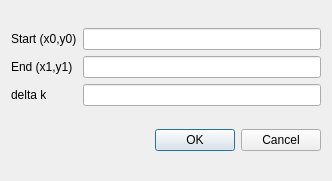
<?xml version="1.0" encoding="UTF-8"?>
<ui version="4.0">
 <class>Dialog</class>
 <widget class="QDialog" name="Dialog">
  <property name="geometry">
   <rect>
    <x>0</x>
    <y>0</y>
    <width>332</width>
    <height>181</height>
   </rect>
  </property>
  <property name="windowTitle">
   <string>Dialog</string>
  </property>
  <layout class="QVBoxLayout" name="verticalLayout">
   <item>
    <layout class="QGridLayout" name="gridLayout">
     <item row="1" column="0">
      <widget class="QLabel" name="end">
       <property name="text">
        <string>End (x1,y1)</string>
       </property>
      </widget>
     </item>
     <item row="0" column="0">
      <widget class="QLabel" name="label_2">
       <property name="text">
        <string>Start (x0,y0)</string>
       </property>
      </widget>
     </item>
     <item row="2" column="0">
      <widget class="QLabel" name="label_3">
       <property name="text">
        <string>delta k</string>
       </property>
      </widget>
     </item>
     <item row="0" column="1">
      <widget class="QLineEdit" name="startPointBox"/>
     </item>
     <item row="1" column="1">
      <widget class="QLineEdit" name="endPointBox"/>
     </item>
     <item row="2" column="1">
      <widget class="QLineEdit" name="deltaKBox"/>
     </item>
    </layout>
   </item>
   <item>
    <widget class="QDialogButtonBox" name="buttonBox">
     <property name="orientation">
      <enum>Qt::Horizontal</enum>
     </property>
     <property name="standardButtons">
      <set>QDialogButtonBox::Cancel|QDialogButtonBox::Ok</set>
     </property>
    </widget>
   </item>
  </layout>
 </widget>
 <resources/>
 <connections>
  <connection>
   <sender>buttonBox</sender>
   <signal>accepted()</signal>
   <receiver>Dialog</receiver>
   <slot>accept()</slot>
   <hints>
    <hint type="sourcelabel">
     <x>248</x>
     <y>254</y>
    </hint>
    <hint type="destinationlabel">
     <x>157</x>
     <y>274</y>
    </hint>
   </hints>
  </connection>
  <connection>
   <sender>buttonBox</sender>
   <signal>rejected()</signal>
   <receiver>Dialog</receiver>
   <slot>reject()</slot>
   <hints>
    <hint type="sourcelabel">
     <x>316</x>
     <y>260</y>
    </hint>
    <hint type="destinationlabel">
     <x>286</x>
     <y>274</y>
    </hint>
   </hints>
  </connection>
 </connections>
</ui>
